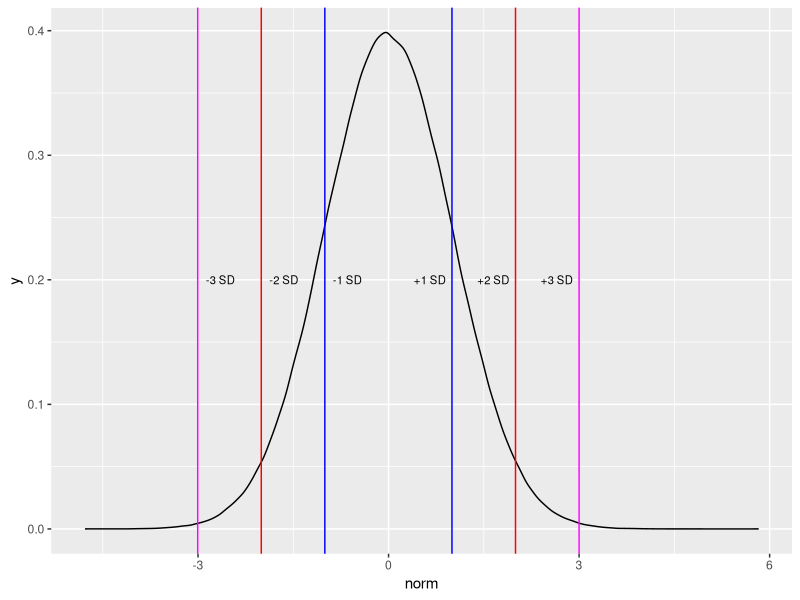

The R source for this figure:
## ---- chunk 1
knitr::opts_chunk$set(echo = FALSE)

options(scipen=99)

packages<-c("tidyverse","knitr","ggplot2")

package.check <- lapply(
  packages,
  FUN = function(x) {
    if (!require(x, character.only = TRUE)) {
      install.packages(x, dependencies = TRUE)
      library(x, character.only = TRUE)
    }
  }
)

## ---- chunk 2
norm<-rnorm(1000000,mean=0,sd=1)
ggplot(,aes(x=norm))+
  geom_density()+
  geom_vline(xintercept=mean(norm)+sd(norm),color='blue')+
  geom_vline(xintercept=mean(norm)-sd(norm),color='blue')+
  geom_vline(xintercept=mean(norm)+(2*(sd(norm))),color='red')+
  geom_vline(xintercept=mean(norm)-(2*(sd(norm))),color='red')+
  geom_vline(xintercept=mean(norm)+(3*(sd(norm))),color='magenta')+
  geom_vline(xintercept=mean(norm)-(3*(sd(norm))),color='magenta')+
  annotate("text", x=.65, y=.2, label="+1 SD", size=2.85) +
  annotate("text", x=-.65, y=.2, label="-1 SD", size=2.85) +
  annotate("text", x=1.65, y=.2, label="+2 SD", size=2.85) +
  annotate("text", x=-1.65, y=.2, label="-2 SD", size=2.85) +
  annotate("text", x=2.65, y=.2, label="+3 SD", size=2.85) +
  annotate("text", x=-2.65, y=.2, label="-3 SD", size=2.85)
